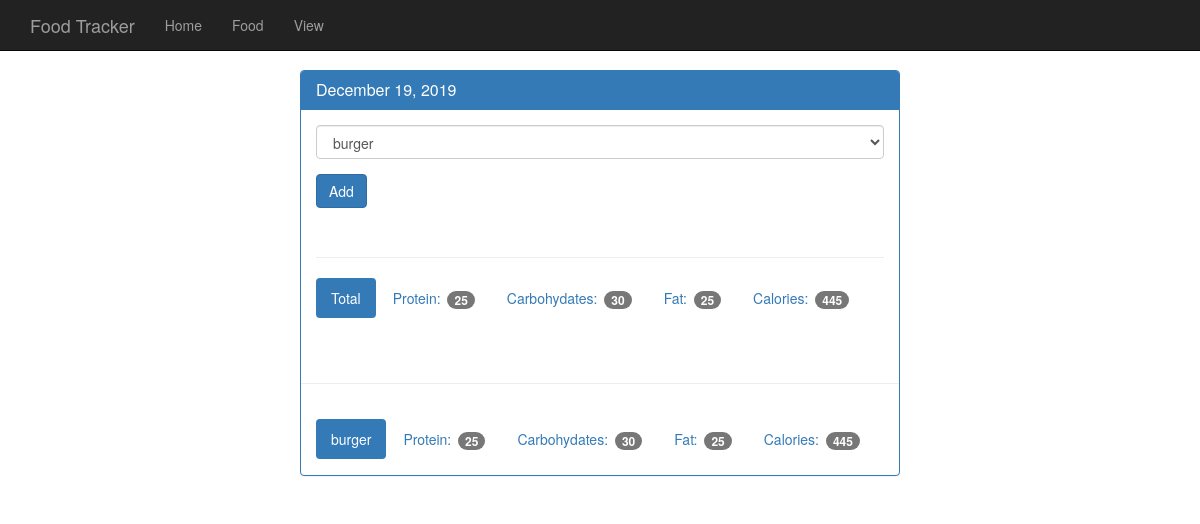
Screenshot of /view/20191219 with the database file from the repository.
### tables this page shows
CREATE TABLE food (
    id integer primary key autoincrement,
    name text not null,
    protein integer not null,
    carbohydrates integer not null,
    fat integer not null,
    calories integer not null
);

### app.py (the view)
@app.route('/view/<date>', methods=['GET', 'POST'])
def view(date):
    db = get_db()
    cur = db.execute('select id, entry_date '
                     'from log_date '
                     'where entry_date = ?',
                     [date])
    date_result = cur.fetchone()
    if request.method == 'POST':
        select = request.form['food-select']
        id = date_result['id']
        db.execute('insert into food_date (food_id, log_date_id) '
                   'values (?,?)', [select, id])
        db.commit()
    log_cur = db.execute('select food.name, food.protein, food.carbohydrates, food.fat, food.calories '
                         'from log_date '
                         'join food_date '
                         'on food_date.log_date_id = log_date.id '
                         'join food '
                         'on food.id = food_date.food_id '
                         'where log_date.entry_date = ?',
                         [date])
    food_list = log_cur.fetchall()
    totals = {'protein': 0, 'carbohydrates': 0, 'fat': 0, 'calories': 0}
    for food in food_list:
        totals['protein'] += food['protein']
        totals['carbohydrates'] += food['carbohydrates']
        totals['fat'] += food['fat']
        totals['calories'] += food['calories']
    d = datetime.strptime(str(date_result['entry_date']), '%Y%m%d')
    pretty_date = datetime.strftime(d, '%B %d, %Y')
    food_cur = db.execute('select id, name from food')
    food_results = food_cur.fetchall()
    return render_template('day.html',
                           entry_date=date_result['entry_date'],
                           pretty_date=pretty_date,
                           food_results=food_results,
                           food_list=food_list,
                           totals=totals
                           )

### database.py (called while the page is built)
def connect_db():
    sql = sqlite3.connect('/Users/redbook/PycharmProjects/FoodTracker/food_log.db')
    sql.row_factory = sqlite3.Row
    return sql

def get_db():
    if not hasattr(g, 'sqlite3'):
        g.sqlite_db = connect_db()
    return g.sqlite_db

### templates/day.html (shortened to what this page needs)
{% extends 'base.html'%}
{% block content %}
    <div class="container theme-showcase col-sm-6 col-sm-offset-3" role="main">
        <div class="row">
            <div>
                <div class="panel panel-primary">
                    <div class="panel-heading">
                        <h3 class="panel-title">{{pretty_date}}</h3>
                    </div>
                    <div class="panel-body">
                        <form method="POST" action="{{ url_for('view', date=entry_date) }}">
                            <div class="form-group">
                                <select class="form-control" name="food-select">
                                    {% for food in food_results %}
                                     <option value="{{ food.id }}">{{food.name}}</option>
                                    {% endfor %}
                                </select>
                            </div>
                            <button type="submit" class="btn btn-primary">Add</button>
                        </form>
                        <div class="page-header"></div>
                        <ul class="nav nav-pills" role="tablist">
                            <li class="active"><a>Total</a></li>
                            <li><a>Protein: <span class="badge">{{totals.protein }}</span></a></li>
                            <li><a>Carbohydates: <span class="badge">{{totals.carbohydrates}}</span></a></li>
                            <li><a>Fat: <span class="badge">{{totals.fat}}</span></a></li>
                            <li><a>Calories: <span class="badge">{{totals.calories}}</span></a></li>
                        </ul>
                    </div>
                    <div class="page-header"></div>
                {% for foods in food_list %}
                     <div class="panel-body">
                        <ul class="nav nav-pills" role="tablist">
                            <li class="active"><a>{{foods.name}}</a></li>
                            <li><a>Protein: <span class="badge">{{foods.protein}}</span></a></li>
                            <li><a>Carbohydates: <span class="badge">{{foods.carbohydrates}}</span></a></li>
                            <li><a>Fat: <span class="badge">{{foods.fat}}</span></a></li>
                            <li><a>Calories: <span class="badge">{{foods.calories}}</span></a></li>
                        </ul>
                    </div>
                {% endfor %}
                </div>
            </div>
        </div>
    </div>
{% endblock %}

### static/theme.css (style rules this page uses)
body { padding-top: 70px; padding-bottom: 30px; }

### rows the page displays
food: name "burger", protein "25", carbohydrates "30", fat "25", calories "445"

### other values shown
{{ pretty_date }} "December 19, 2019"
{{ totals.protein }} "25"
{{ totals.carbohydrates }} "30"
{{ totals.fat }} "25"
{{ totals.calories }} "445"
form field food-select "burger"
